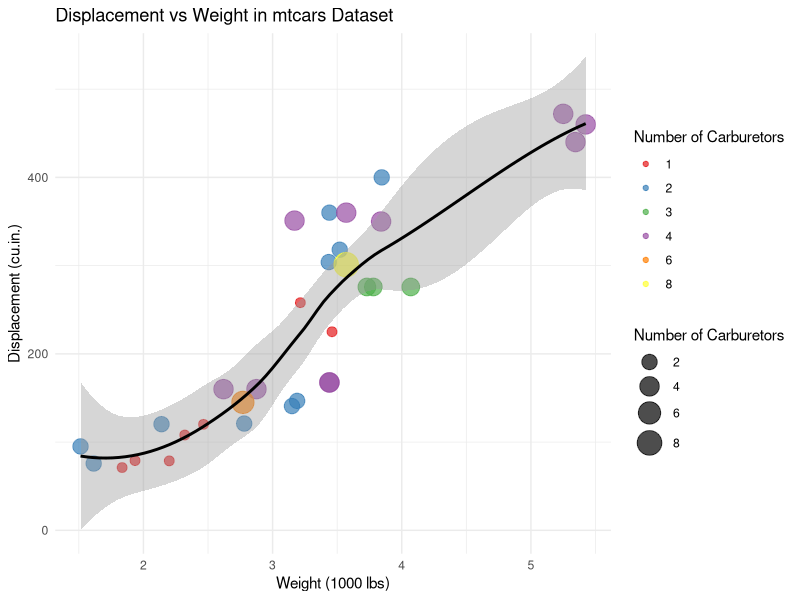

Write R code to recreate this figure.
library(ggplot2)

data(mtcars)
mtcars$carb_factor <- as.factor(mtcars$carb)

ggplot(mtcars, aes(x = wt, y = disp, color = carb_factor, size = carb)) +
  geom_point(alpha = 0.7) +                     
  geom_smooth(aes(x = wt, y = disp), method = "loess", se = TRUE, color = "black", inherit.aes = FALSE) +
  scale_color_brewer(palette = "Set1") +      
  scale_size_continuous(range = c(3, 8)) +                
  labs(
    title = "Displacement vs Weight in mtcars Dataset",
    x = "Weight (1000 lbs)",
    y = "Displacement (cu.in.)",
    color = "Number of Carburetors",
    size = "Number of Carburetors"
  ) +
  theme_minimal() +
  theme(legend.position = "right")

